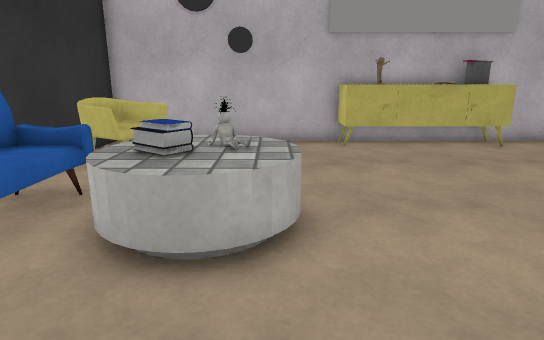
view 1 (above)

12 first-person views from a walk through a scene from a Unity 3-D project. The camera is 1.2 m above the floor, tilts 14° down and sees 75° across. The floor is counted in squares, 0.5 m on a side. Each view is taken from the middle of a square. On the plan, view 1 faces up. The plan holds only what a view shows up to about 20 squares ahead; the rest is blank. The place goes on beyond the plan. Some animated figures are left out. Some surface patterns are stand-ins.

view 2
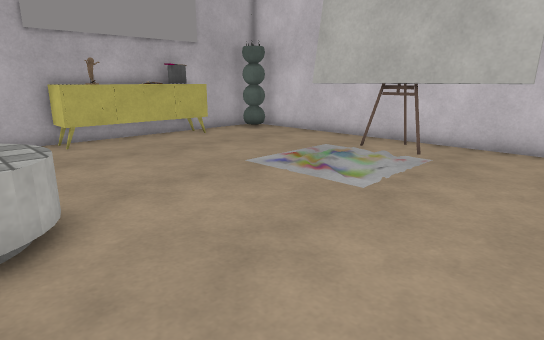

view 3
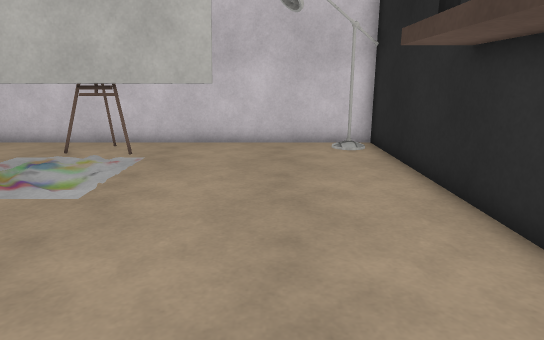

view 4
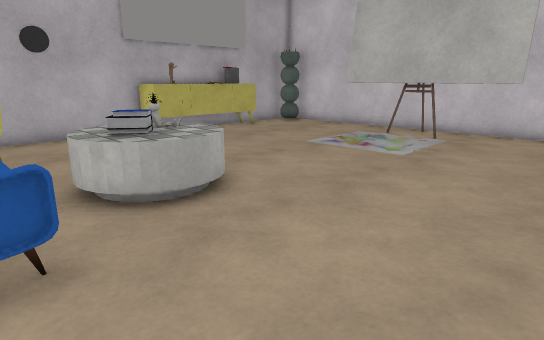

view 5
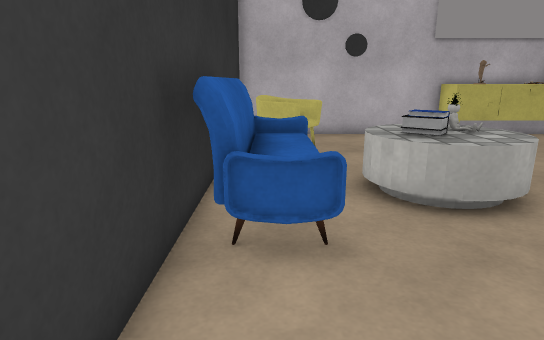

view 6
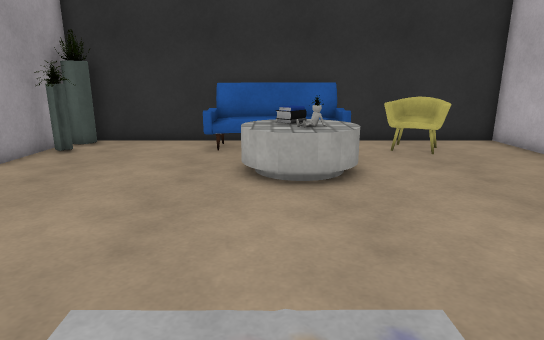

view 7
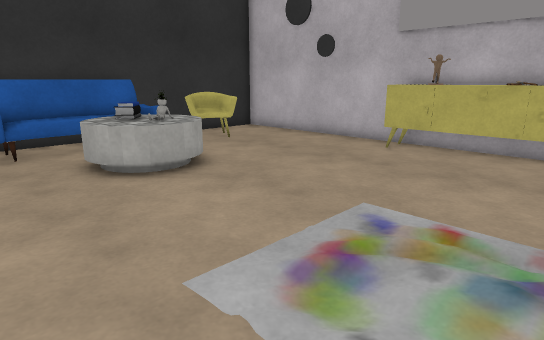

view 8
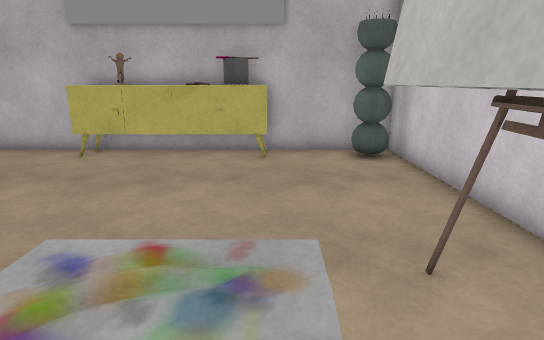

view 9
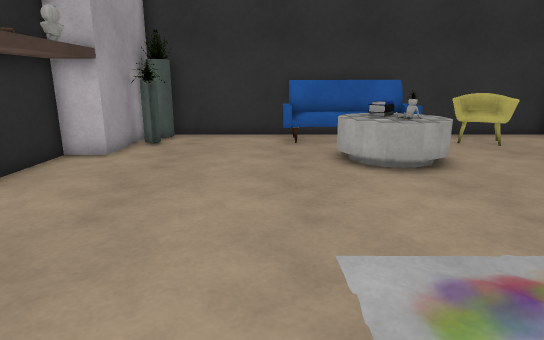

view 10
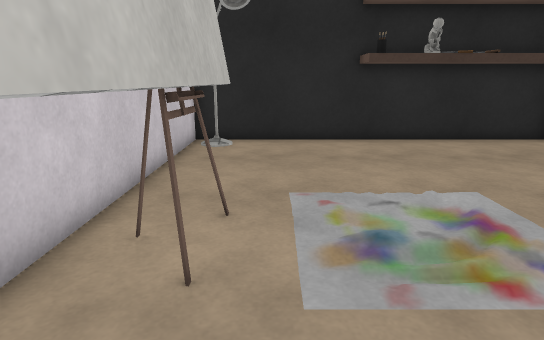

view 11
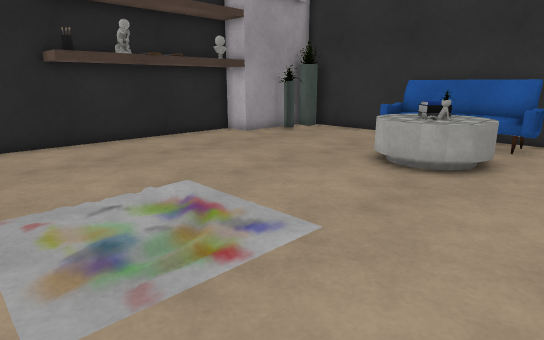

view 12
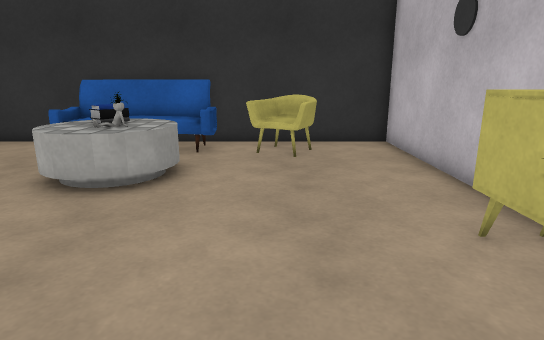

### Floor plan
Key: @ floor where view 1 was taken; # wall or solid block; . floor; C cabinet; H chair; S sofa; T table; B books; I thing the floor can be seen under or through; L lamp; O other object.
Columns run from 7 left of view 1 to 13 right of it. Each row starts with its distance up from view 1.
 15  #########CCCCCCC####
 14  #........C CC  C..##
 13  #........CCCCCCC..##
 12  #..................#
 11  #HHH...............#
 10  #HH................#
  9 ##HH................#
  8 #SSS..............I.#
  7 #SO.TTTT..........I.#
  6 #SSSTBOT......   .I.#
  5 #SSSTBBT......  ..IO#
  4 #SSS.TTT......   .I.#
  3 #SSS..............I.#
  2 # S...............I.#
  1  #................I.#
  0  #.....@............#
 -1  #..................#
 -2  #.O................#
 -3  ##OO  ##### .......#
 -4  ######     ##.....L#
 -5              ########

Positions as (right, up) in squares from view 1, and headings:
1: (0, 0), facing up
2: (-1, -1), facing up-right
3: (-1, -1), facing right
4: (-5, -2), facing up-right
5: (-5, -2), facing up
6: (9, 5), facing left
7: (9, 1), facing up-left
8: (9, 2), facing up
9: (10, 2), facing left
10: (10, 10), facing down
11: (10, 10), facing down-left
12: (8, 10), facing left
